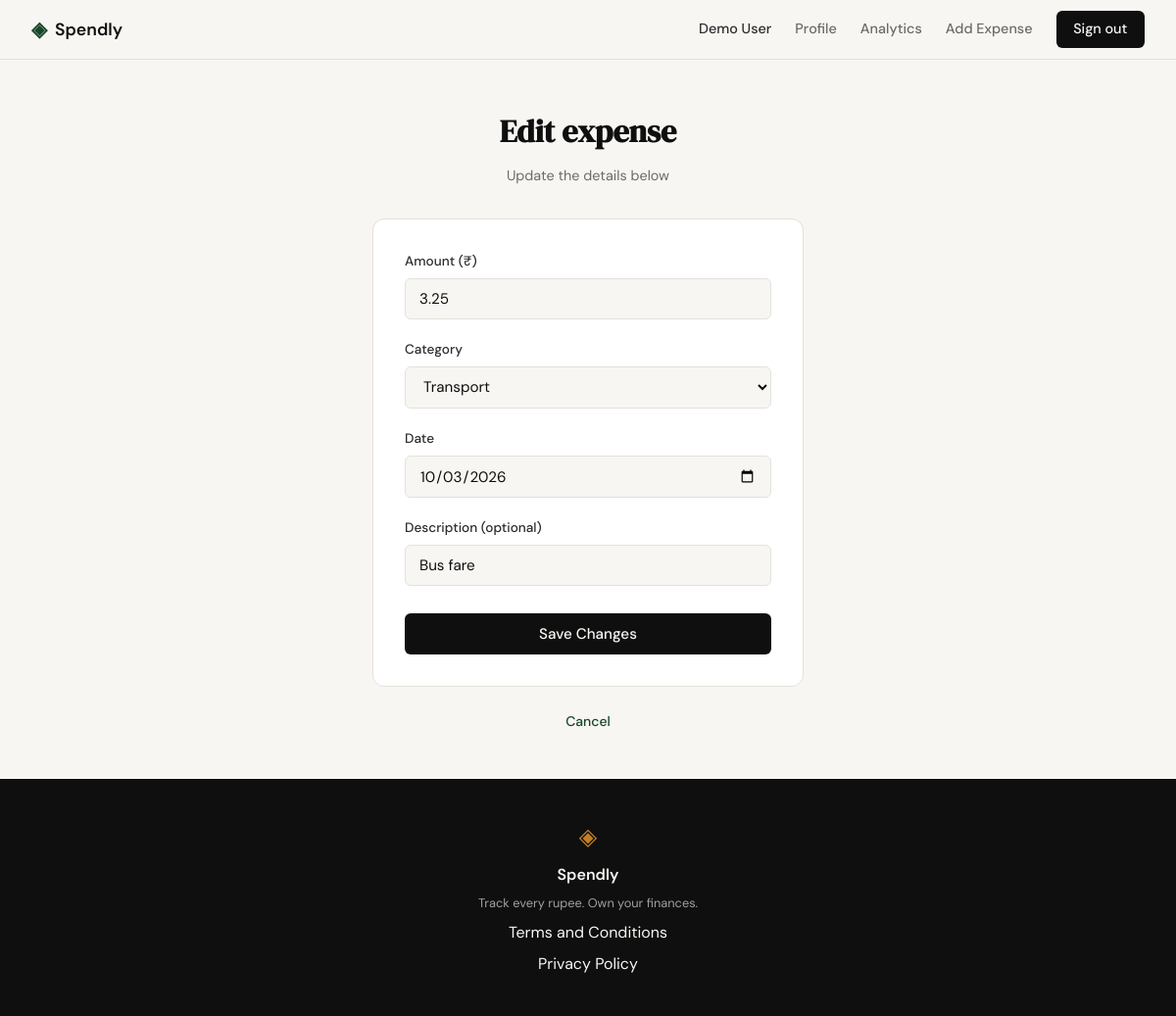
The app's page /expenses/2/edit (signed in) with its own data.
### tables this page shows
CREATE TABLE users (
                id            INTEGER PRIMARY KEY AUTOINCREMENT,
                name          TEXT NOT NULL,
                email         TEXT UNIQUE NOT NULL,
                password_hash TEXT NOT NULL,
                created_at    TEXT DEFAULT (datetime('now'))
            );

CREATE TABLE expenses (
                id          INTEGER PRIMARY KEY AUTOINCREMENT,
                user_id     INTEGER NOT NULL REFERENCES users(id),
                amount      REAL NOT NULL,
                category    TEXT NOT NULL,
                date        TEXT NOT NULL,
                description TEXT,
                created_at  TEXT DEFAULT (datetime('now'))
            );

### app.py (the view, shortened to what this page needs)
@app.route("/expenses/<int:id>/edit", methods=["GET", "POST"])
def edit_expense(id):
    user_id = session.get("user_id")
    if not user_id:
        return redirect(url_for("login"))
    if get_user_by_id(user_id) is None:
        session.clear()
        return redirect(url_for("login"))
    expense = get_expense_by_id(id, user_id)
    if expense is None:
        abort(404)
    if request.method == "GET":
        return render_template(
            "edit_expense.html",
            expense_id=id,
            categories=CATEGORIES,
            amount=expense["amount"],
            category=expense["category"],
            date=expense["date"],
            description=expense["description"],
        )

### database/db.py (called while the page is built)
def get_db():
    conn = sqlite3.connect(DB_PATH)
    conn.row_factory = sqlite3.Row
    conn.execute("PRAGMA foreign_keys = ON")
    return conn

def get_expense_by_id(expense_id, user_id):
    conn = get_db()
    try:
        row = conn.execute(
            "SELECT id, amount, category, date, description FROM expenses "
            "WHERE id = ? AND user_id = ?",
            (expense_id, user_id),
        ).fetchone()
    finally:
        conn.close()
    return dict(row) if row else None

def get_user_by_id(user_id):
    conn = get_db()
    try:
        row = conn.execute(
            "SELECT name, email, created_at FROM users WHERE id = ?",
            (user_id,),
        ).fetchone()
    finally:
        conn.close()
    if row is None:
        return None
    initials = "".join(part[0] for part in row["name"].split()[:2]).upper()
    try:
        member_since = datetime.strptime(
            row["created_at"], "%Y-%m-%d %H:%M:%S"
        ).strftime("%B %Y")
    except (TypeError, ValueError):
        member_since = "—"
    return {
        "name": row["name"],
        "email": row["email"],
        "initials": initials,
        "member_since": member_since,
    }

### templates/edit_expense.html (shortened to what this page needs)
{% extends "base.html" %}
{% block content %}
<section class="auth-section">
    <div class="auth-container">
        <div class="auth-header">
            <h1 class="auth-title">Edit expense</h1>
            <p class="auth-subtitle">Update the details below</p>
        </div>
        <div class="auth-card">
            <form method="POST" action="{{ url_for('edit_expense', id=expense_id) }}">
                <div class="form-group">
                    <label for="amount">Amount (₹)</label>
                    <input type="number" id="amount" name="amount"
                           class="form-input" placeholder="0.00"
                           step="0.01" min="0.01"
                           value="{{ amount if amount is not none else '' }}" required autofocus>
                </div>
                <div class="form-group">
                    <label for="category">Category</label>
                    <select id="category" name="category" class="form-input" required>
                        {% for option in categories %}
                        <option value="{{ option }}"{% if option == category %} selected{% endif %}>{{ option }}</option>
                        {% endfor %}
                    </select>
                </div>
                <div class="form-group">
                    <label for="date">Date</label>
                    <input type="date" id="date" name="date"
                           class="form-input" value="{{ date or '' }}" required>
                </div>
                <div class="form-group">
                    <label for="description">Description (optional)</label>
                    <input type="text" id="description" name="description"
                           class="form-input" placeholder="Lunch with friends"
                           maxlength="200" value="{{ description or '' }}">
                </div>
                <button type="submit" class="btn-submit">Save Changes</button>
            </form>
        </div>
        <p class="auth-switch">
            <a href="{{ url_for('profile') }}">Cancel</a>
        </p>
    </div>
</section>
{% endblock %}

### templates/base.html (shortened to what this page needs)
<!DOCTYPE html>
<html lang="en">
<head>
    <link rel="stylesheet" href="{{ url_for('static', filename='css/style.css') }}">
</head>
<body>
    <nav class="navbar">
        <div class="nav-inner">
            <a href="{{ url_for('landing') }}" class="nav-brand">
                <span class="brand-icon">◈</span>
                <span class="brand-name">Spendly</span>
            </a>
            <div class="nav-links">
                {% if session.get('user_id') %}
                <span class="nav-user">{{ session.get('user_name', 'Account') }}</span>
                <a href="{{ url_for('profile') }}"{% if request.endpoint == 'profile' %} class="nav-active" aria-current="page"{% endif %}>Profile</a>
                <a href="{{ url_for('analytics') }}"{% if request.endpoint == 'analytics' %} class="nav-active" aria-current="page"{% endif %}>Analytics</a>
                <a href="{{ url_for('add_expense') }}"{% if request.endpoint == 'add_expense' %} class="nav-active" aria-current="page"{% endif %}>Add Expense</a>
                <a href="{{ url_for('logout') }}" class="nav-cta">Sign out</a>
                {% else %}
                <a href="{{ url_for('login') }}">Sign in</a>
                <a href="{{ url_for('register') }}" class="nav-cta">Get started</a>
                {% endif %}
            </div>
        </div>
    </nav>
    <main class="main-content">
        {% block content %}{% endblock %}
    </main>
    <footer class="footer">
        <div class="footer-inner">
            <span class="brand-icon">◈</span>
            <span class="footer-name">Spendly</span>
            <p class="footer-copy">Track every rupee. Own your finances.</p>
            <a href="{{ url_for('terms') }}">Terms and Conditions</a>
            <a href="{{ url_for('privacy') }}">Privacy Policy</a>
        </div>
    </footer>
</body>
</html>

### static/css/style.css (style rules this page uses)
:root { --ink: #0f0f0f; --ink-soft: #2d2d2d; --ink-muted: #6b6b6b; --ink-faint: #a0a0a0; --paper: #f7f6f3; --paper-warm: #f0ede6; --paper-card: #ffffff; --accent: #1a472a; --accent-light: #e8f0eb; --accent-2: #c17f24; --accent-2-light: #fdf3e3; --danger: #c0392b; --danger-light: #fdecea; --border: #e4e1da; --border-soft: #eeebe4; --font-display: 'DM Serif Display', Georgia, serif; --font-body: 'DM Sans', system-ui, sans-serif; --max-width: 1200px; --auth-width: 440px; --radius-sm: 6px; --radius-md: 12px; --radius-lg: 20px; }
*, *::before, *::after { box-sizing: border-box; margin: 0; padding: 0; }
html { font-size: 16px; scroll-behavior: smooth; }
body { background: var(--paper); color: var(--ink); font-family: var(--font-body); font-size: 1rem; line-height: 1.6; -webkit-font-smoothing: antialiased; }
a { color: inherit; text-decoration: none; }
.navbar { position: sticky; top: 0; z-index: 100; background: var(--paper); border-bottom: 1px solid var(--border); padding: 0 2rem; }
.nav-inner { max-width: var(--max-width); margin: 0 auto; height: 60px; display: flex; align-items: center; justify-content: space-between; }
.nav-brand { display: flex; align-items: center; gap: 0.5rem; font-family: var(--font-body); font-weight: 600; font-size: 1.1rem; color: var(--ink); }
.brand-icon { color: var(--accent); font-size: 1.3rem; }
.brand-name { color: var(--ink); }
.nav-links { display: flex; align-items: center; gap: 1.5rem; font-size: 0.9rem; font-weight: 500; }
.nav-links a { color: var(--ink-muted); transition: color 0.2s; }
.nav-cta { background: var(--ink) !important; color: var(--paper) !important; padding: 0.45rem 1.1rem; border-radius: var(--radius-sm); transition: background 0.2s !important; }
.main-content { min-height: calc(100vh - 60px - 100px); }
.auth-section { min-height: calc(100vh - 60px - 100px); display: flex; align-items: center; justify-content: center; padding: 3rem 2rem; }
.auth-container { width: 100%; max-width: var(--auth-width); }
.auth-header { text-align: center; margin-bottom: 2rem; }
.auth-title { font-family: var(--font-display); font-size: 2rem; color: var(--ink); margin-bottom: 0.5rem; }
.auth-subtitle { font-size: 0.9rem; color: var(--ink-muted); }
.auth-card { background: var(--paper-card); border: 1px solid var(--border); border-radius: var(--radius-md); padding: 2rem; margin-bottom: 1.5rem; }
.form-group { margin-bottom: 1.25rem; }
.form-group label { display: block; font-size: 0.85rem; font-weight: 500; color: var(--ink-soft); margin-bottom: 0.4rem; }
.form-input { width: 100%; padding: 0.6rem 0.875rem; border: 1px solid var(--border); border-radius: var(--radius-sm); font-family: var(--font-body); font-size: 0.95rem; color: var(--ink); background: var(--paper); outline: none; transition: border-color 0.2s; }
.form-input::placeholder { color: var(--ink-faint); }
.btn-submit { width: 100%; padding: 0.7rem; background: var(--ink); color: var(--paper); border: none; border-radius: var(--radius-sm); font-family: var(--font-body); font-size: 0.95rem; font-weight: 500; cursor: pointer; transition: background 0.2s; margin-top: 0.5rem; }
.auth-switch { text-align: center; font-size: 0.875rem; color: var(--ink-muted); }
.auth-switch a { color: var(--accent); font-weight: 500; }
.footer { background: var(--ink); color: var(--paper); padding: 2.5rem 2rem; text-align: center; }
.footer-inner { display: flex; flex-direction: column; align-items: center; gap: 0.4rem; }
.footer .brand-icon { color: var(--accent-2); font-size: 1.5rem; }
.footer-name { font-weight: 600; font-size: 1rem; }
.footer-copy { font-size: 0.8rem; color: var(--ink-faint); }
.nav-user { color: var(--ink-soft); font-weight: 500; }

### records on screen
users: get "Demo User"
expenses: amount "3.25", category "Transport", date "10/03/2026", description "Bus fare"
